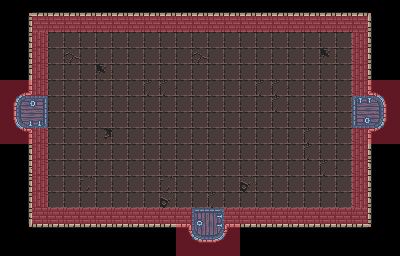

Rendered tile map (Tiled .tmx) drawn with the repository's tilesets; below, a short description and the map source with its tile grids summarised:
An orthogonal 25x16 tile map with 16x16 px tiles, 3 tile layers (Tile Layer 1, wall meta, door meta), 2 tilesets.

<map version="1.8" tiledversion="1.8.4" orientation="orthogonal" renderorder="right-down" width="25" height="16" tilewidth="16" tileheight="16" infinite="0" nextlayerid="5" nextobjectid="1">
 <tileset firstgid="1" source="0x72_DungeonTilesetII_v1.4.tsx" />
 <tileset firstgid="1025" source="MetaSet.tsx" />
 <layer id="1" name="Tile Layer 1" width="25" height="16">
  <data>[400 cells, 357 non-empty, 21 distinct tile ids]</data>
 </layer>
 <layer id="3" name="wall meta" width="25" height="16" opacity="0.4">
  <data>[400 cells, 76 non-empty, 1 distinct tile ids]</data>
 </layer>
 <layer id="4" name="door meta" width="25" height="16" opacity="0.4">
  <data>[400 cells, 12 non-empty, 1 distinct tile ids]</data>
 </layer>
</map>
